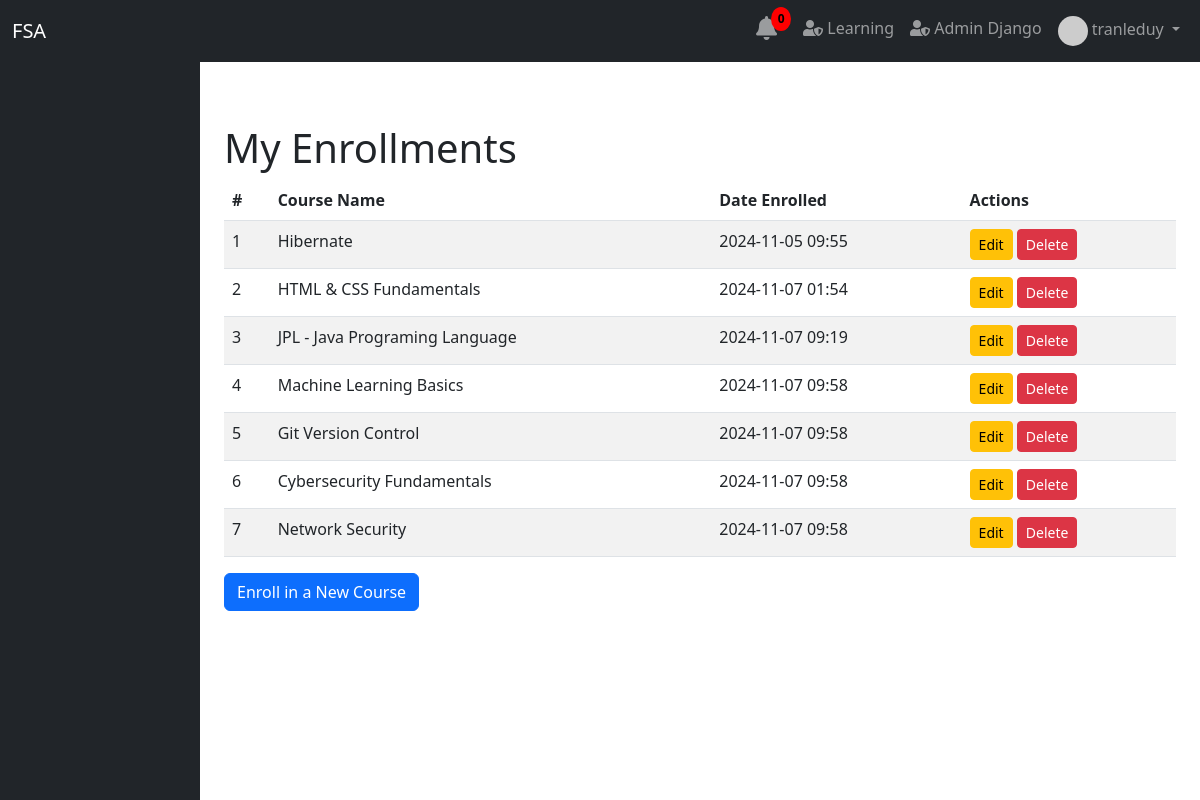
Page /group_enrollment/my-courses/ (signed in) on the earlier database version.
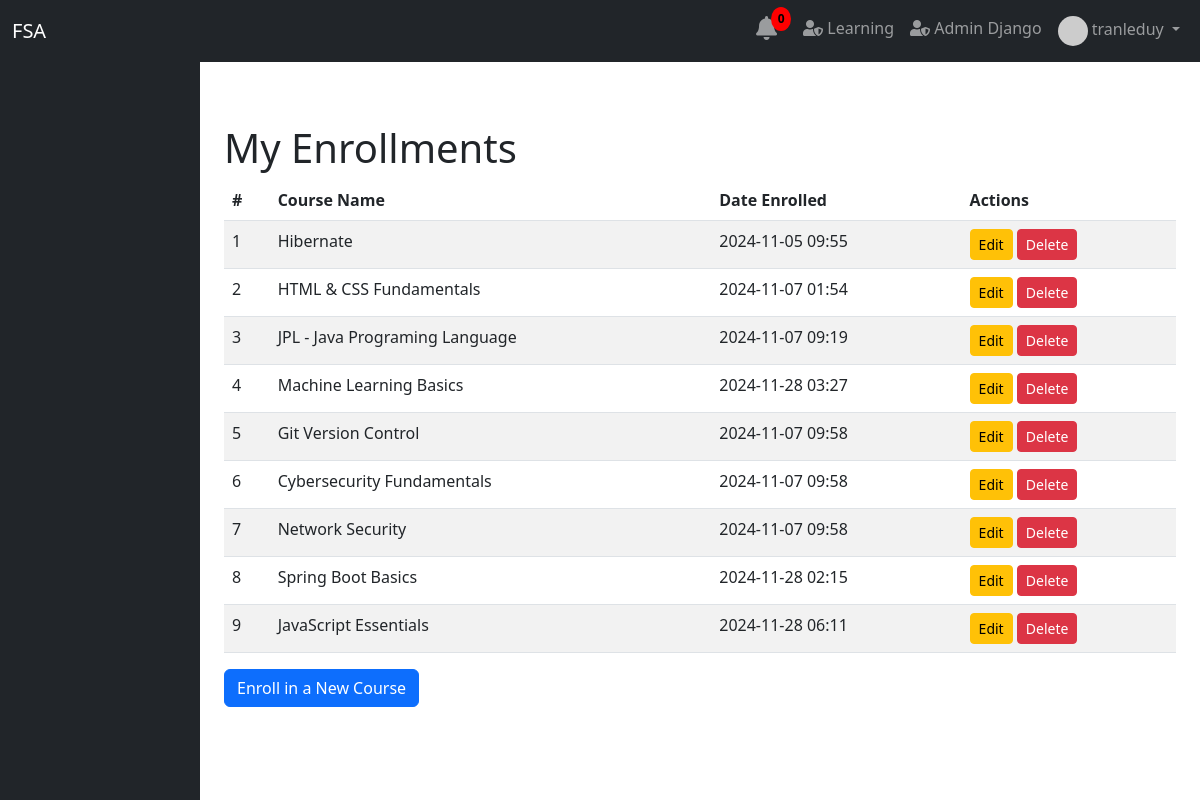
Same page on the later database version.
### course/models.py (models this page shows, shortened)
class Enrollment(models.Model):
    student = models.ForeignKey(settings.AUTH_USER_MODEL, on_delete=models.CASCADE, related_name='enrollments')
    course = models.ForeignKey(Course, on_delete=models.CASCADE, related_name='enrollments')
    date_enrolled = models.DateTimeField(auto_now_add=True)
    date_unenrolled = models.DateTimeField(null=True, blank=True)
    is_active = models.BooleanField(default=True)
    class Meta:
        unique_together = ('student', 'course')

class Course(models.Model):
    course_name = models.CharField(max_length=255, unique=True)
    course_code = models.CharField(max_length=20, unique=True, blank=True, null=True)
    description = models.TextField(blank=True, null=True)
    creator = models.ForeignKey(settings.AUTH_USER_MODEL, on_delete=models.SET_NULL, null=True, blank=True, related_name='created_courses')
    instructor = models.ForeignKey(settings.AUTH_USER_MODEL, on_delete=models.SET_NULL, null=True, blank=True, related_name='taught_courses')
    published = models.BooleanField(default=False)
    prerequisites = models.ManyToManyField('self', symmetrical=False, blank=True, related_name='is_prerequisite_for')
    tags = models.ManyToManyField('Tag', blank=True, related_name='courses')
    image = models.ImageField(upload_to='course_images/', null=True, blank=True)
    price = models.FloatField(default=0)  # Thêm giá trị mặc định nếu cần
    discount = models.FloatField(default=0)

### group_enrollment/views.py (the view)
# urls.py: path('my-courses/', views.enrollment_list, name='enrollment_list'),
def enrollment_list(request):
    enrollments = Enrollment.objects.filter(student=request.user)
    return render(request, 'enrollment/enrollment_list.html', {'enrollments': enrollments})

### group_enrollment/templates/enrollment/enrollment_list.html (shortened to what this page needs)
{% extends 'base.html' %}
{% block content %}
    <div class="container mt-5">
        <h1>My Enrollments</h1>
        {% if enrollments %}
            <table class="table table-striped">
                <thead>
                    <tr>
                        <th>#</th>
                        <th>Course Name</th>
                        <th>Date Enrolled</th>
                        <th>Actions</th>
                    </tr>
                </thead>
                <tbody>
                    {% for enrollment in enrollments %}
                        <tr>
                            <td>{{ forloop.counter }}</td>
                            <td>{{ enrollment.course.course_name }}</td>
                            <td>{{ enrollment.date_enrolled|date:"Y-m-d H:i" }}</td>
                            <td>
                                <a href="{% url 'group_enrollment:edit_enrollment' enrollment.id %}" class="btn btn-warning btn-sm">Edit</a>
                                <form action="{% url 'group_enrollment:delete_enrollment' enrollment.id %}" method="POST" style="display:inline;">
                                    <button type="submit" class="btn btn-danger btn-sm" onclick="return confirm('Are you sure you want to delete this enrollment?');">Delete</button>
                                </form>
                            </td>
                        </tr>
                    {% endfor %}
                </tbody>
            </table>
        {% else %}
            <div class="alert alert-info">You are not enrolled in any courses.</div>
        {% endif %}
        <a href="{% url 'group_enrollment:enroll_student' %}" class="btn btn-primary">Enroll in a New Course</a>
    </div>
{% endblock %}

Differences in the rows shown:
changed Enrollment "Machine Learning Basics": date_enrolled "2024-11-07 09:58" → "2024-11-28 03:27"
added Enrollment: course.course_name "Spring Boot Basics", date_enrolled "2024-11-28 02:15"
added Enrollment: course.course_name "JavaScript Essentials", date_enrolled "2024-11-28 06:11"
